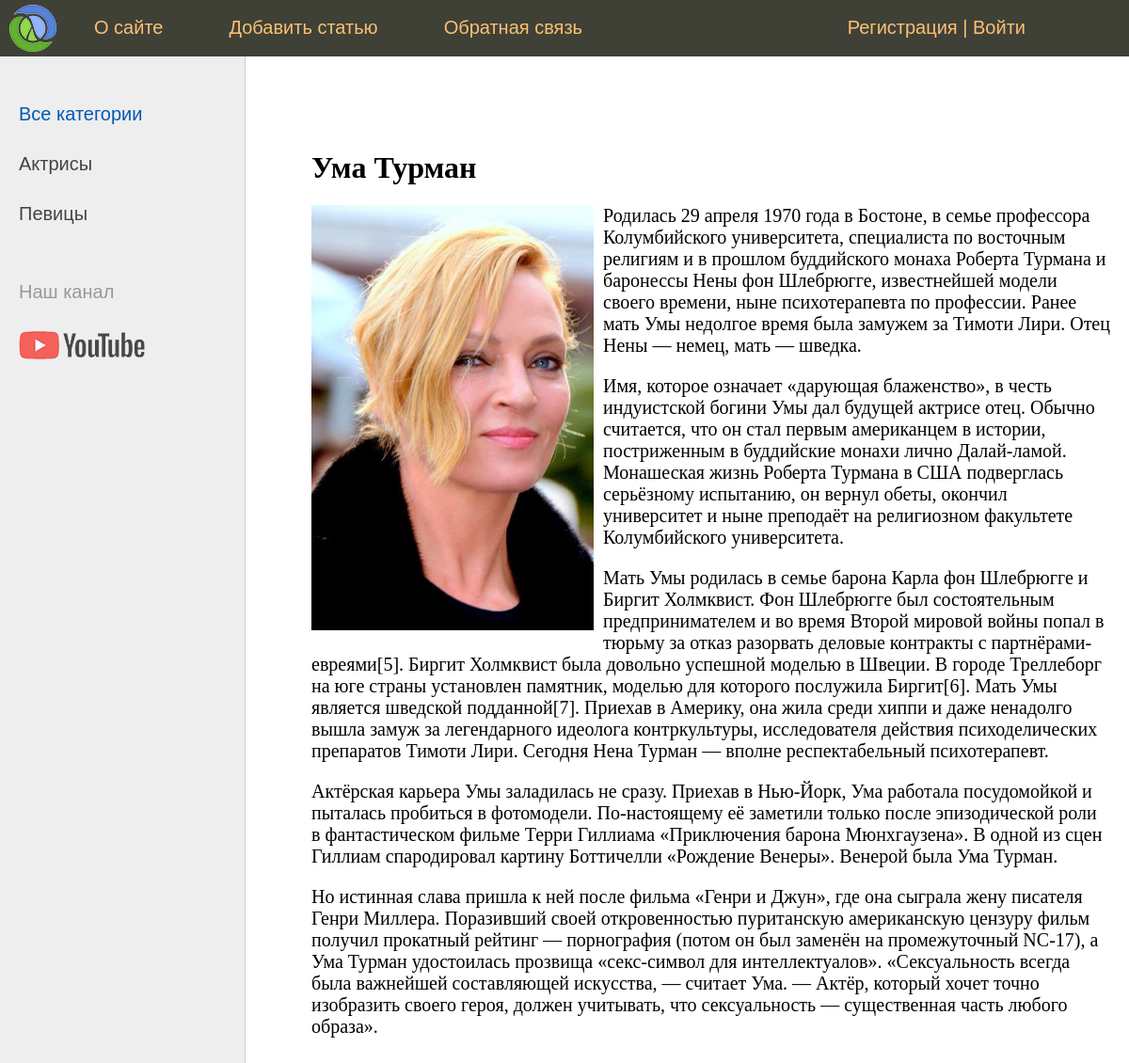
Page /post/uma-turman/ on the committed database.
### women/models.py (models this page shows, shortened)
class Category(models.Model):
    name = models.CharField(max_length=100, db_index=True, verbose_name="Категория")
    slug = models.SlugField(max_length=255, unique=True, db_index=True, verbose_name="URL")
    def get_absolute_url(self):
        return reverse('category', kwargs={'cat_slug': self.slug})
    class Meta:
        verbose_name = 'Категория'
        verbose_name_plural = 'Категории'
        ordering = ['id']

class Women(models.Model):
    title = models.CharField(max_length=255, verbose_name="Заголовок")
    slug = models.SlugField(max_length=255, unique=True, db_index=True, verbose_name="URL")
    content = models.TextField(blank=True,verbose_name="Текст статьи")
    photo = models.ImageField(upload_to="photos/%Y/%m/%d/", verbose_name="Фото")
    time_create= models.DateTimeField(auto_now_add=True, verbose_name="Время создания")
    time_update= models.DateTimeField(auto_now=True, verbose_name="Время изменения")
    is_published = models.BooleanField(default=True, verbose_name="Публикация")
    cat = models.ForeignKey('Category', on_delete=models.PROTECT, verbose_name="Категории")
    def __str__(self):
        return self.title
    class Meta:
        verbose_name = 'Известные женщины'
        verbose_name_plural = 'Известные женщины'
        ordering = ['-time_create', 'title']

### women/views.py (the view)
# urls.py: path('post/<slug:post_slug>/', ShowPost.as_view() , name='post'),
class ShowPost(DataMixin,DetailView):
    model = Women
    template_name = 'women/post.html'
    slug_url_kwarg = 'post_slug'
    context_object_name = 'post'
    def get_context_data(self, *, object_list=None, **kwargs):
        context = super().get_context_data(**kwargs)
        c_def = self.get_context(title=context['post'])
        return dict(list(context.items()) + list(c_def.items()))

### women/utils.py (called while the page is built)
    def get_context(self,**kwargs):
        context=kwargs
        cats= Category.objects.all()
        context['menu']=menu
        context['cats']= cats
        if 'cat_selected' not in context:
            context['cat_selected']=0
        return context

### women/templates/women/post.html
{% extends 'women/base.html' %}
{% block content %}
<h1>{{post.title}}</h1>
{% if post.photo %}
<p><img class="img-article-left" src="{{post.photo.url}}"></p>
{% endif %}
{{post.content|linebreaks}}
{% endblock %}

### women/templates/women/base.html (shortened to what this page needs)
{% load static %}
{% load women_tags %}
<!DOCTYPE html>
<html>
<head>
	<link type="text/css" href="{% static 'women/css/style.css' %}" rel="stylesheet" />
</head>
<body>
<table class="table-page" border=0 cellpadding="0" cellspacing="0">
<tr><td valign=top>
{% block mainmenu %}
		<div class="header">
			<ul id="mainmenu" class="mainmenu">
                            <li class="logo"><a href="{% url 'home' %}"><div class="logo"></div></a></li>
                        {% for m in menu %}
                            <li><a href="{% url m.url_name %}">{{m.title}}</a></li>
                        {% endfor %}
                            <li class="last">
                                {% if request.user.is_authenticated %}
<li class="last"> {{user.username}} | <a href="{% url 'logout' %}">Выйти</a></li>
{% else %}
<li class="last"><a href="{% url 'register' %}">Регистрация</a> | <a href="{% url 'login' %}">Войти</a></li>
{% endif %}
                            </li>
                            </ul>
{% endblock mainmenu %}
<table class="table-content" border=0 cellpadding="0" cellspacing="0">
<tr>
	<td valign="top" class="left-chapters">
	<ul id="leftchapters">
		{% if cat_selected == 0 %}
                   <li class="selected">Все категории</li>
{% else %}
                   <li><a href="{% url 'home' %}">Все категории</a></li>
{% endif %}
{% for c in cats %}
         {% if c.pk == cat_selected %}
                   <li class="selected">{{c.name}}</li>
         {% else %}
                   <li><a href="{{ c.get_absolute_url }}">{{c.name}}</a></li>
         {% endif %}
{% endfor %}
		<li class="share">
		<p>Наш канал</p>
		<a class="share-yt" href="https://www.youtube.com/channel/UClJzWfGWuGJL2t-3dYKcHTA/playlists" target="_blank" rel="nofollow"></a>
		</li>
	</ul>
</td>
<td valign="top" class="content">
	<div class="content-text">
{% block content %} {% endblock %}
	</div>
</td></tr></table>
</td></tr>
</body>
</html>

### women/static/women/css/style.css (style rules this page uses)
html, body { font-family: 'Arial'; margin: 0; padding: 0; height: 100%; width: 100%; color: #444; }
a { color: #0059b2; text-decoration: none; }
img { max-width: 600px; height: auto; }
img.img-article-left { max-width: 300px; height: auto; float: left; padding: 0 10px 10px 0; }
.table-page { width: 100%; height: 100%; vertical-align: top; }
.table-page tr { height: 100%; }
.header { background: #3F4137; height: 60px; }
.logo { background: url('../images/logo.png') no-repeat 10px 5px; width: 70px; height: 60px; }
ul.mainmenu { list-style: none; margin: 0; padding: 0; height: 60px; color: #fdc073; font-size: 20px; overflow: hidden; }
ul.mainmenu li { float: left; margin: 18px 40px 0 30px; }
ul.mainmenu li.logo { margin: 0; }
ul.mainmenu li.last { float: right; }
ul.mainmenu li a { color: #fdc073; text-decoration: none; }
.table-content { width: 100%; min-height: 100%; height: 100%; }
.left-chapters { margin: 0; background: #eee; border-right: 1px solid #ccc; min-height: 100%; }
.left-chapters ul { width: 230px; min-height: 100%; margin: 0; padding: 20px 10px 10px 20px; list-style: none; font-size: 20px; }
.left-chapters ul li { margin: 30px 0 0 0; color: #999; }
.left-chapters ul li.selected { color: #0059b2; }
.left-chapters ul li a { color: #444; text-decoration: none; }
.left-chapters ul li.share { margin: 60px 0 0 0; }
.left-chapters ul li.share p { margin: 30px 0 30px 0; }
.left-chapters ul li.share a { display: inline-block; width: 40px; height: 40px; margin: 0 20px 0 0; }
.left-chapters ul li.share a.share-yt { width: 100%; height: 30px; background: url('../images/share_yt.png') no-repeat 0 0 }
.content { padding: 40px 20px 20px 40px; width: 100%; box-sizing: border-box; }
.content-text { margin: 60px 0 0 30px; color: #000; font-size: 20px; font-family: Yandex Sans Display Light; }
.content-text h1 { font-size: 32px; }

### rows in the picture
Category: name "Актрисы"
Category: name "Певицы"
Women: title "Ума Турман", photo (picture), content "Родилась 29 апреля 1970 года в Бостоне, в семье профессора Колумбийского университета, специалиста по восточным религиям и в прошлом буддийского монаха Роберта Турмана и баронессы Нены фон Шлебрюгге, известнейшей модели своего времени, ныне психотерапевта по профессии. Ранее мать Умы недолгое время была замужем за Тимоти Лири. Отец Нены — немец, мать — шведка. Имя, которое означает «дарующая блаженство», в честь индуистской богини Умы дал будущей актрисе отец. Обычно считается, что он стал первым американцем в истории, постриженным в буддийские монахи лично Далай-ламой. Монашеская жизнь Роберта Турмана в США подверглась серьёзному испытанию, он вернул обеты, окончил университет и ныне…"

### other values in the picture
{{ m.title }} "О сайте" "Добавить статью" "Обратная связь"
